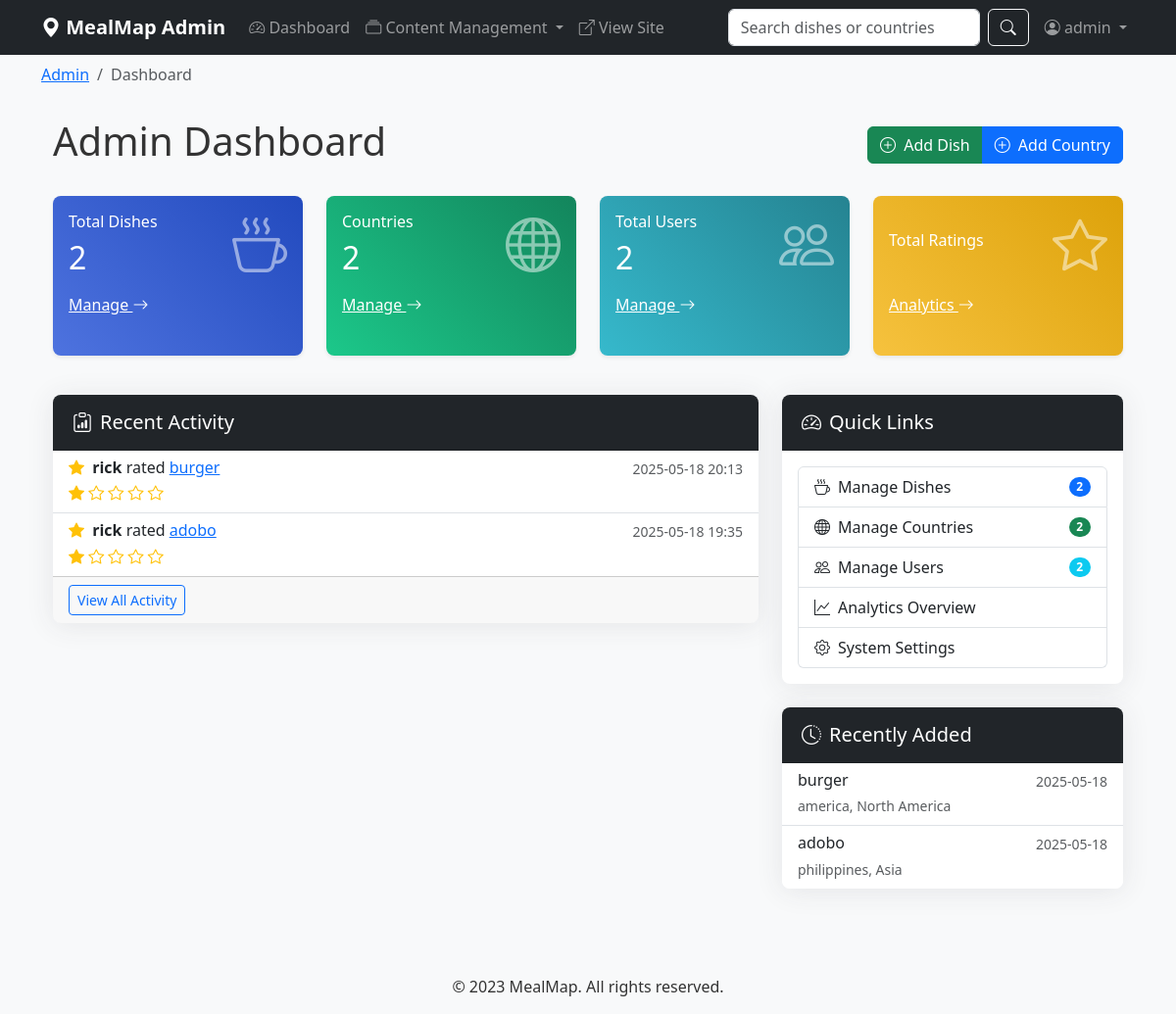
Page /admin (signed in) on the earlier database version.
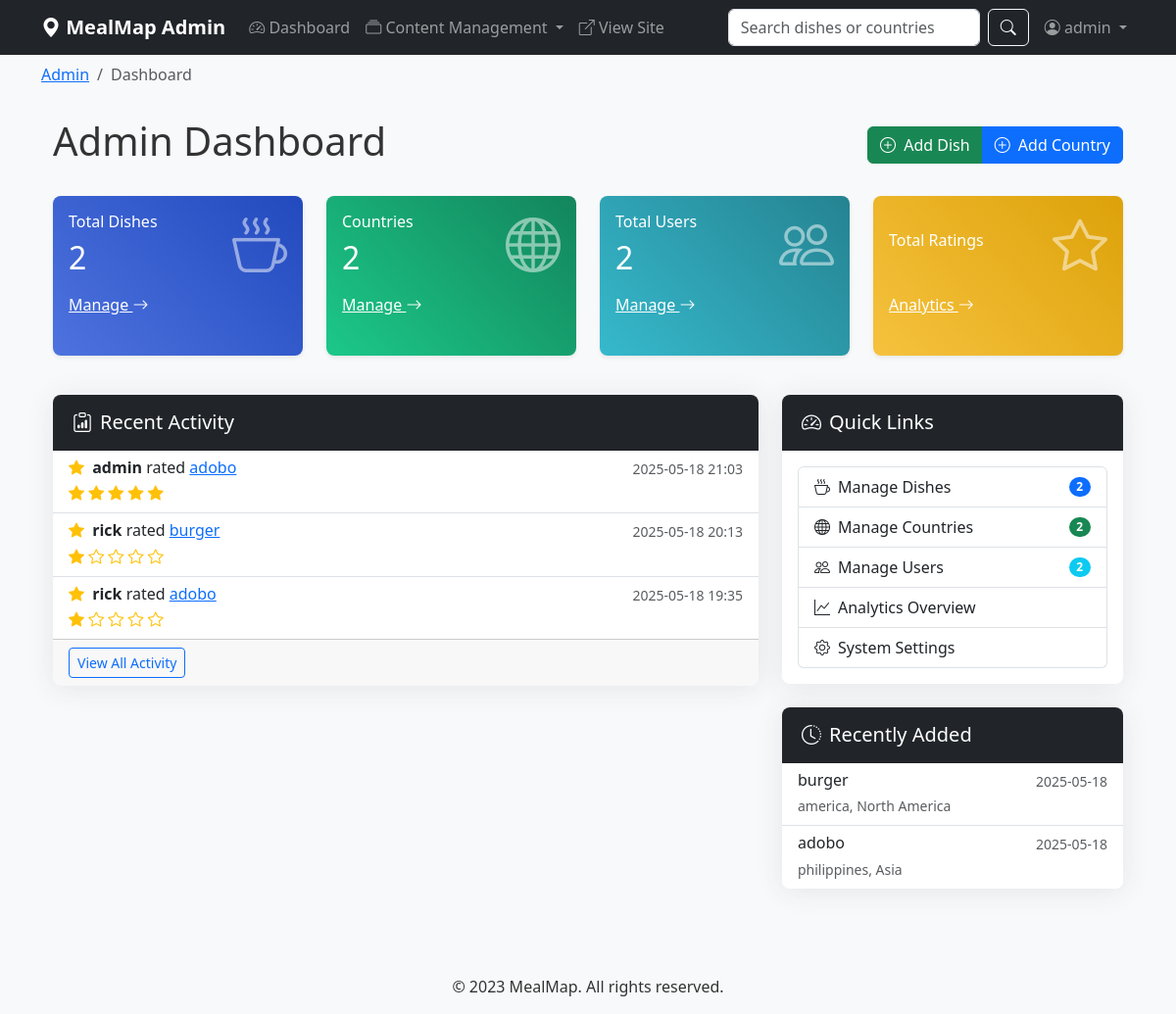
Same page on the later database version.
### models.py (models this page shows, shortened)
class Rating(db.Model):
    id = db.Column(db.Integer, primary_key=True)
    user_id = db.Column(db.Integer, db.ForeignKey('user.id'), nullable=False)
    dish_id = db.Column(db.Integer, db.ForeignKey('dish.id'), nullable=False)
    rating = db.Column(db.Integer, nullable=False)  # 1-5 stars
    comment = db.Column(db.Text)
    created_at = db.Column(db.DateTime, default=db.func.current_timestamp())

class User(UserMixin, db.Model):
    id = db.Column(db.Integer, primary_key=True)
    username = db.Column(db.String(80), unique=True, nullable=False)
    email = db.Column(db.String(120), unique=True, nullable=False)
    password_hash = db.Column(db.String(128))
    is_admin = db.Column(db.Boolean, default=False)
    created_at = db.Column(db.DateTime, default=db.func.current_timestamp())
    favorites = db.relationship('Favorite', backref='user', lazy=True)
    ratings = db.relationship('Rating', backref='user', lazy=True)

class Dish(db.Model):
    id = db.Column(db.Integer, primary_key=True)
    name = db.Column(db.String(100), nullable=False)
    description = db.Column(db.Text, nullable=False)
    country_id = db.Column(db.Integer, db.ForeignKey('country.id'), nullable=False)
    image_path = db.Column(db.String(255))
    created_at = db.Column(db.DateTime, default=db.func.current_timestamp())
    updated_at = db.Column(db.DateTime, default=db.func.current_timestamp(), onupdate=db.func.current_timestamp())
    ratings = db.relationship('Rating', backref='dish', lazy=True)
    favorites = db.relationship('Favorite', backref='dish', lazy=True)

class Country(db.Model):
    id = db.Column(db.Integer, primary_key=True)
    name = db.Column(db.String(100), unique=True, nullable=False)
    continent_id = db.Column(db.Integer, db.ForeignKey('continent.id'), nullable=False)
    dishes = db.relationship('Dish', backref='country', lazy=True)

class Continent(db.Model):
    id = db.Column(db.Integer, primary_key=True)
    name = db.Column(db.String(50), unique=True, nullable=False)
    countries = db.relationship('Country', backref='continent', lazy=True)

### routes.py (the view)
@app.route('/admin')
@login_required
@admin_required
def admin_dashboard():
    dishes_count = Dish.query.count()
    countries_count = Country.query.count()
    users_count = User.query.count()
    recent_dishes = Dish.query.order_by(Dish.created_at.desc()).limit(5).all()
    recent_ratings = Rating.query.order_by(Rating.created_at.desc()).limit(5).all()
    return render_template('admin/dashboard.html',
                         dishes_count=dishes_count,
                         countries_count=countries_count,
                         users_count=users_count,
                         recent_dishes=recent_dishes,
                         recent_ratings=recent_ratings)

### routes.py (called while the page is built)
@login_manager.user_loader
def load_user(user_id):
    return User.query.get(int(user_id))

def admin_required(f):
    @functools.wraps(f)
    def decorated_function(*args, **kwargs):
        if not current_user.is_authenticated or not current_user.is_admin:
            flash('You need administrator privileges to access this page.', 'danger')
            return redirect(url_for('index'))
        return f(*args, **kwargs)
    return decorated_function

### templates/admin/dashboard.html (shortened to what the changed rows need)
{% extends 'base.html' %}
{% block content %}
<div class="container">
    <div class="d-flex justify-content-between align-items-center mb-4">
        <h1>Admin Dashboard</h1>
    </div>
    <div class="row mb-4">
        <div class="col-md-3 mb-3">
            <div class="card admin-stats-card bg-gradient-primary text-white h-100">
                <div class="card-body">
                    <div class="d-flex justify-content-between align-items-center">
                        <div>
                            <h2 class="mt-2 mb-0">{{ dishes_count }}</h2>
                        </div>
                    </div>
                </div>
            </div>
        </div>
        <div class="col-md-3 mb-3">
            <div class="card admin-stats-card bg-gradient-success text-white h-100">
                <div class="card-body">
                    <div class="d-flex justify-content-between align-items-center">
                        <div>
                            <h2 class="mt-2 mb-0">{{ countries_count }}</h2>
                        </div>
                    </div>
                </div>
            </div>
        </div>
        <div class="col-md-3 mb-3">
            <div class="card admin-stats-card bg-gradient-info text-white h-100">
                <div class="card-body">
                    <div class="d-flex justify-content-between align-items-center">
                        <div>
                            <h2 class="mt-2 mb-0">{{ users_count }}</h2>
                        </div>
                    </div>
                </div>
            </div>
        </div>
    </div>
    <div class="row mb-4">
        <div class="col-md-8">
            <div class="card admin-card">
                <div class="card-body p-0">
                    <div class="list-group list-group-flush">
                        {% for rating in recent_ratings %}
                            <div class="list-group-item">
                                <div class="d-flex w-100 justify-content-between">
                                    <h6 class="mb-1">
                                        <i class="bi bi-star-fill text-warning me-1"></i>
                                        <strong>{{ rating.user.username }}</strong> rated
                                        <a href="{{ url_for('dish_detail', dish_id=rating.dish.id) }}">{{ rating.dish.name }}</a>
                                    </h6>
                                    <small class="text-muted">{{ rating.created_at.strftime('%Y-%m-%d %H:%M') }}</small>
                                </div>
                                <div class="d-flex align-items-center">
                                    <div class="text-warning me-2">
                                        {% for i in range(5) %}
                                            <i class="bi {% if i < rating.rating %}bi-star-fill{% else %}bi-star{% endif %}"></i>
                                        {% endfor %}
                                    </div>
                                </div>
                            </div>
                        {% else %}
                            <div class="list-group-item text-center text-muted">No recent activity</div>
                        {% endfor %}
                    </div>
                </div>
            </div>
        </div>
        <div class="col-md-4">
            <div class="card admin-card">
                <div class="card-body p-0">
                    <div class="list-group list-group-flush">
                        {% for dish in recent_dishes %}
                            <a href="{{ url_for('dish_detail', dish_id=dish.id) }}" class="list-group-item list-group-item-action">
                                <div class="d-flex w-100 justify-content-between">
                                    <h6 class="mb-1">{{ dish.name }}</h6>
                                    <small class="text-muted">{{ dish.created_at.strftime('%Y-%m-%d') }}</small>
                                </div>
                                <small class="text-muted">{{ dish.country.name }}, {{ dish.country.continent.name }}</small>
                            </a>
                        {% else %}
                            <div class="list-group-item text-center text-muted">No dishes added yet</div>
                        {% endfor %}
                    </div>
                </div>
            </div>
        </div>
    </div>
</div>
{% endblock %}

Differences in the rows shown:
added Rating: user.username "admin", dish.name "adobo", created_at "2025-05-18 21:03", rating 5 (drawn)
